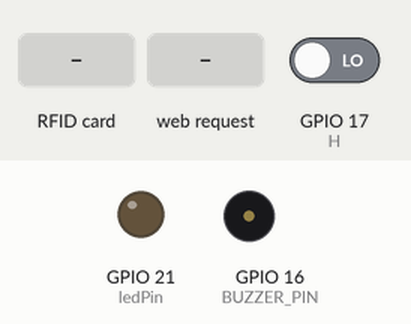
This sketch was run on a simulated ESP32. Parts: output pins drawn as LEDs (lit = HIGH), buzzer (waves = sounding). The inputs (shaded band) are chosen by the test bench; at power-on: GPIO 17 (H) LOW. WiFi joins after 1.5 s; servers stay silent unless stated; uploads are accepted with an empty reply; what the sketch prints to the serial monitor is not drawn.

Above: at 2.7 s.
2.8 s: RFID card F3 F1 A6 03 held to the reader
At 4.0 s:
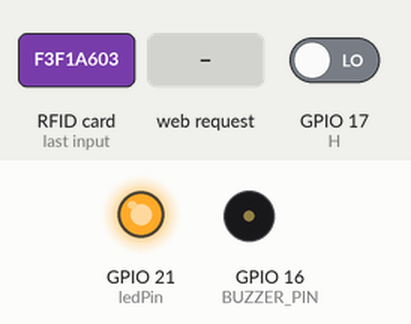
4.3 s: GPIO 17 (H) driven HIGH
6.0 s: HTTP request GET /buzOn received
At 7.0 s:
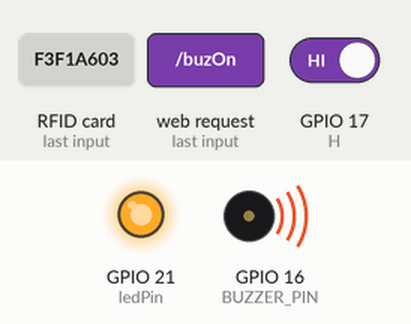
9.0 s: RFID card DD AE 02 24 71 held to the reader
At 10.0 s:
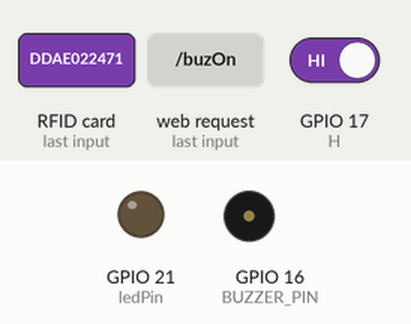
11.2 s: HTTP request GET /operation received
At 12.1 s:
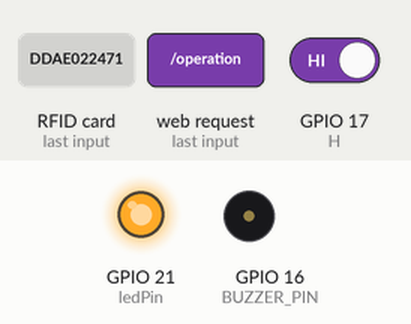
14.2 s: RFID card 5E 7A 19 C4 held to the reader
At 15.2 s:
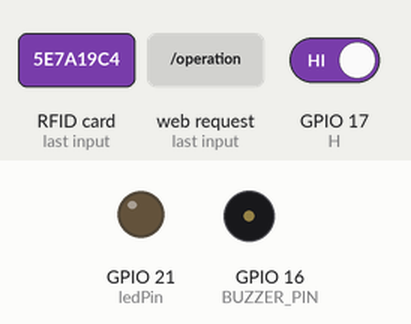
Timing chart, 0 to 16.8 s (numbered marks = the images above; inputs shaded):
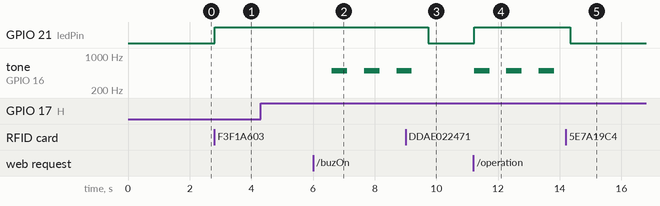

The sketch:

backupVer5.ino
```cpp
/*
기능 :  안드로이드에서 HTTP 요청을 보내 센서 및 부저, led제어
        RFID를 이용한 센서 및 부저, led 제어
*/
//--------------------------------------------------------------------------------------
#include <SPI.h>
#include <MFRC522.h>
#include <WiFi.h>
#include <WiFiClient.h>
#include <WebServer.h>
#include <ESPmDNS.h>
#include <HTTPClient.h>
#include <base64.h>
//--------------------------------------------------------------------------------------

#define ledPin 21     //RED LED
#define SS_PIN 5      //RFID
#define RST_PIN 22    //RFID
#define H 17          //pir 센서
#define BUZZER_PIN 16 //부저

//--------------------------------------------------------------------------------------

WebServer server(80);          //웹서버 포트 : 80
MFRC522 rfid(SS_PIN, RST_PIN); // SS_PIN, RST_PIN

//--------------------------------------------------------------------------------------

String registeredCards[] = {"F3F1A603", "F79A9B60"};  //RFID 지정한 UID

//--------------------------------------------------------------------------------------

unsigned long lastReadTime = 0;           //RFID 읽는 딜레이 간격
const unsigned long readInterval = 1000;  //RFID 읽는 딜레이 간격 1초
bool isLedOn = false;                     //
bool buzzerEnabled = false;               //부저 상태 변경
bool cardDetected = false;                //RFID 상태 변경
bool pirState = LOW;                      // PIR 센서의 현재 상태
bool pirStatePrev = LOW;                  // PIR 센서의 이전 상태

//--------------------------------------------------------------------------------------

const char *ssid = "U+NetC230";           //esp32 접속할 와이파이 이름
const char *password = "DDAE022471";      //esp32 접속할 와이파이 비밀번호
String wifi_ssid = "";                    //안드로이드에서 보낸 문자열을 받아 와이파이 이름 업데이트
String wifi_password = "";                //안드로이드에서 보낸 문자열을 받아 와이파이 비밀번호 업데이트
const char *host = "https://kapi.kakao.com/v2/api/talk/memo/default/send";    //카톡 메시지를 보낼 카톡 API
String access_token;    //카톡으로 메시지를 보내기 access토큰 업데이트

//--------------------------------------------------------------------------------------

#define APP_KEY "7635611997061935e79d9162d7edefe6" //카톡 개발자 연결
#define REFRESH_TOKEN "wuKqM1ddXUXwxv5qxc4GAOrSIHoCONRpIgUKKiVPAAABi0iuIwgh5oEAb4_jFQ" //엑세스토큰을 업데이트

//-----------------------------------------------------------------------------------------------------------------↑설정
//-----------------------------------------------------------------------------------------------------------------↓setup
void setup() {
  Serial.begin(115200);    //Serial 통신
  SPI.begin();             //SPI 초기화 : 장치간의 데이터를 교환
  rfid.PCD_Init();         //RFID 초기화

//--------------------------------------------------------------------------------------↓LED, BUZ, PIR

  pinMode(ledPin, OUTPUT);      // LED
  pinMode(BUZZER_PIN, OUTPUT);  // 부저
  pinMode(H, INPUT);            // PIR

//--------------------------------------------------------------------------------------↓ WIFI status

  //정적 IP주소를 할당함
  IPAddress ip(192, 168, 123, 108);       //연결할 와이파이 주소 할당 ip 192, 168, 123, 108
  IPAddress gateway(192, 168, 123, 1);    //공유기에 접속하기 위한 게이트 설정
  IPAddress subnet(255, 255, 255, 0);     // '''''' 서브넷 설정
  IPAddress dns(8, 8, 8, 8);              //카톡 메시지를 보내기 위한 도메인 설정
  WiFi.config(ip, gateway, subnet, dns);  // 위의 설정들을 저장

//--------------------------------------------------------------------------------------↓led, buz 컨트롤 함수

  ledcSetup(0, 5000, 8);                  //led 컨트롤러 함수 사용하지 않으면 에러남
  ledcAttachPin(BUZZER_PIN, 0);           //부저 컨트롤

//--------------------------------------------------------------------------------------↓시작 문구

  Serial.println("RFID-NFC 태그를 RFID 리더기에 탭.");

//--------------------------------------------------------------------------------------↓WIFI connecting

  WiFi.mode(WIFI_STA);         // 와이파이 모드 설정 클라이언트 모드로 설정
  /*WIFI_OFF: Wi-Fi를 비활성화
    WIFI_STA: Station (클라이언트) 모드로 설정
    WIFI_AP: 액세스 포인트 (AP) 모드로 설정
    WIFI_AP_STA: 동시에 AP 및 Station 모드로 설정.*/
  WiFi.begin(ssid, password);  //Wifi 연결

  while (WiFi.status() != WL_CONNECTED) {   //와이파이 상태가 연결이 될 때 까지 시도
    delay(500);
    Serial.print(".");
  }

  Serial.println("WiFi connected");
  Serial.println(WiFi.localIP());           //연결된 와이파이 이름 프린트

 //--------------------------------------------------------------------------------------↓안드로이드로부터 요청받은 명령 이름 지정

  server.on("/operation", operation);     //주요기능 동작(센서, LED, 등)
  server.on("/ledOff", ledOffMode);   //LED Only OFF
  server.on("/Rst", rest);            //초기상태 모든 것들 OFF
  server.on("/buzOff", bf);           //부저 True상태 변경 val(pir) 값이 1이면 부저 울림
  server.on("/buzOn", bo);            //부저 false상태 변경 val(pir) 값이 1이어도 부저 울리지 않음
  server.on("/setWifi", HTTP_POST, [](){      //WIFI 이름, 비밀번호 상태 변경
    String ssid = server.arg("ssid");         //안드로이드와의 서버 통신으로 와이파이 이름 받아옴
    String password = server.arg("password"); //안드로이드와의 서버 통신으로 와이파이 비밀번호 받아옴
    wifi_ssid = ssid;                         //와이파이 이름 변경
    wifi_password = password;                 //비밀번호 변경
    server.send(200, "text/html", "Wi-Fi 설정 업데이트"); //서버로 텍스트 전송 안드로이드에서 텍스트를 받아 명령 실행
  });

//--------------------------------------------------------------------------------------

  server.begin();   //서버 시작
}
//-----------------------------------------------------------------------------------------------------------------↑setup
//-----------------------------------------------------------------------------------------------------------------↓loop
void loop() {
  server.handleClient();                //서버 요청
  unsigned long currentTime = millis(); //현재 시간을 가져옴 RFID 연속 인식 방지 딜레이

//--------------------------------------------------------------------------------------↓RFID UID 읽고 저장

  //카드가 감지 되면 //127번 괄호 시작
  if (rfid.PICC_IsNewCardPresent()) {
    String cardUID = ""; //감지된 카드 UID를 변수에 저장

    //카드의 UID를 읽어와서
    if (rfid.PICC_ReadCardSerial()) {
      //카드의 UID를 16진수 문자열로 변환하여 저장
      for (byte i = 0; i < rfid.uid.size; i++) {
        cardUID += String(rfid.uid.uidByte[i], HEX);
      }
      cardUID.toUpperCase();  //문자열을 대문자로 저장
      //*Comment : 위에 지정한(25줄) UID가 16진수이면서 대문자임

//--------------------------------------------------------------------------------------↓카드 일치 확인

      bool cardMatched = false;   //등록된 카드와 일치하는지 저장하는 변수

      //인식된 카드가 등록된 카드와 UID가 일치하는지 여부 확인
      for (int i = 0; i < sizeof(registeredCards) / sizeof(registeredCards[0]); i++) {
        if (cardUID.equals(registeredCards[i])) {
          cardMatched = true;   //카드가 일치하면 true로 변경
          break;
        }
      }

//--------------------------------------------------------------------------------------↓ read 상태 변경

      if (cardMatched) {
        cardDetected = true;        //카드 감지
        lastReadTime = currentTime; //마지막으로 카드 읽은 시간을 현재 시간으로 변경
      }

      //일정 시간 경과
      if (currentTime - lastReadTime >= readInterval) {
        cardDetected = !cardDetected;   //정한 시간(1초) 경과 후 카드상태 반전 가능 *연속 태그 방지를 위한 딜레이
        MFRC522::PICC_Type piccType = rfid.PICC_GetType(rfid.uid.sak);    //태그 타입 가져옴
        Serial.print("RFID/NFC tag type: ");
        Serial.println(rfid.PICC_GetTypeName(piccType));    //태그 타입 표시
        lastReadTime = currentTime; //시간을 현재 시간으로 업데이트
      }
    }

  } //127번 괄호 끝
//--------------------------------------------------------------------------------------↓카드 감지 동작

  if (cardDetected) {                     //RFID 카드 인식 상태 True
    int val = digitalRead(H);             //pir값 read
    digitalWrite(ledPin, HIGH);
    cardDetected = true;                  //처음이랑 같은 부분이지만 넣어본 결과 좀 더 정밀하게 작동하는걸 확인함
    if (val == HIGH && buzzerEnabled) {   //val = 1 and buz = true -> 부저음 발생 띠 - 띠
        buz1();
    }
    if(val == HIGH){                          //val = 1 -> access 토큰 업데이트 및 카톡으로 메시지 전송
      if (updateAccessToken()) {              //만약 access토큰이 업데이트 됐다면 메시지 전송
      sendMessage();                          //위 메시지 추가 comment : sendMessage만 사용 가능 단, 6시간마다 토큰을 업데이트 해야하기에
    }                                         //매번 업데이트 할 수 있게 수정
    }
    Serial.println(val);
    delay(100);
  } else {

    digitalWrite(ledPin, LOW);
    isLedOn = false;
    cardDetected = false;
    noTone(BUZZER_PIN);
  }


}
//-----------------------------------------------------------------------------------------------------------------↑loop
//-----------------------------------------------------------------------------------------------------------------↓buz 소리 지정
void buz1() {
  tone(BUZZER_PIN, 500); // 주파수 500Hz
  delay(500);
  noTone(BUZZER_PIN);
}
//-----------------------------------------------------------------------------------------------------------------↑buz 소리 지정
//-----------------------------------------------------------------------------------------------------------------↓senMessage
void sendMessage() {
  HTTPClient http;
  if (!http.begin(host)) {
    Serial.println("\nfailed to begin http\n");
  }
  http.addHeader("Authorization", "Bearer " + access_token);
  http.addHeader("Content-Type", "application/x-www-form-urlencoded");

//--------------------------------------------------------------------------------------↓카톡 메시지 전송
  int http_code;
  String data = "template_object={\"object_type\": \"text\",\"text\": \"감지! 움직임이 감지되었습니다! " + String(millis()) + "\",\"link\": {\"web_url\": \"https://www.naver.com\",\"mobile_web_url\": \"https://www.naver.com\"},\"button_title\": \"Check Now\"}";
  Serial.println(data);
  http_code = http.sendRequest("POST", data);
  Serial.print("HTTP Response code: ");
  Serial.println(http_code);
  String response;
  if (http_code > 0) {
    response = http.getString();
    Serial.println(response);
  }
  http.end();
}

String extractString(String str, String startString, String endString) {
  int index1 = str.indexOf(startString) + startString.length();
  int index2 = str.indexOf(endString, index1);
  String value = str.substring(index1, index2);
  return value;
}

//--------------------------------------------------------------------------------------↓엑세스 토큰 업데이트
bool updateAccessToken() {
  HTTPClient http;
  String url = "https://kauth.kakao.com/oauth/token";
  if (!http.begin(url)) {
    Serial.println("\nfailed to begin http\n");
  }
  int http_code;
  String client_id = String(APP_KEY);
  String refresh_token = String(REFRESH_TOKEN);
  String data = "grant_type=refresh_token&client_id=" + client_id + "&refresh_token=" + refresh_token;
  Serial.println(data);
  http_code = http.POST(data);
  Serial.print("HTTP Response code: ");
  Serial.println(http_code);
  String response;
  if (http_code > 0) {
    response = http.getString();
    Serial.println(response);
    access_token = extractString(response, "{\"access_token\":\"", "\"");
    http.end();
    return true;
  }
  http.end();
  return false;
}
//-----------------------------------------------------------------------------------------------------------------↑senMessage
//-----------------------------------------------------------------------------------------------------------------↓안드로이드 요청 respond(ON)
void operation() {
  server.send(200, "text/html", "정상 작동"); //서버 통신 text를 보내고 결과를 안드로이드에서 받아 원하는 기능 구현
  cardDetected = true; //카드상태를 true로 변경 별도의 코드 없이 카드 enable 상태로 원하는 동작 모두 작동
}
//-----------------------------------------------------------------------------------------------------------------↑안드로이드 요청 respond(ON)
//-----------------------------------------------------------------------------------------------------------------↓안드로이드 요청 respond(OFF)
void ledOffMode() {
  server.send(200, "text/html", "정상 작동(ledOff)");   //263줄 설명
  digitalWrite(ledPin, LOW);                           //led만 끄는게 목적


}
//-----------------------------------------------------------------------------------------------------------------↑안드로이드 요청 respond(OFF)
//-----------------------------------------------------------------------------------------------------------------↓안드로이드 요청 respond(all false)
void rest() {
  server.send(200, "text/html", "초기모드(동작중지)");
  isLedOn = false;
  buzzerEnabled = false;
  cardDetected = false;
}
//-----------------------------------------------------------------------------------------------------------------↑안드로이드 요청 respond(all false)
//-----------------------------------------------------------------------------------------------------------------↓안드로이드 요청 respond(buz On)
void bo() {
  buzzerEnabled = true;
  noTone(BUZZER_PIN);
  server.send(200, "text/html", "경고음 작동");
  delay(100);
}
//-----------------------------------------------------------------------------------------------------------------↑안드로이드 요청 respond(buz On)
//-----------------------------------------------------------------------------------------------------------------↓안드로이드 요청 respond(buz Off)
void bf() {
  buzzerEnabled = false;
  server.send(200, "text/html", "경고음 중지");
}
```

Measured:
- after the input at 2.8 s, GPIO 21 (ledPin): LOW → HIGH at once
- after the input at 4.3 s, every drawn part: stays the same
- after the input at 6.0 s, tone on GPIO 16 (BUZZER_PIN): alternates 500 Hz for 0.50 s and silent for 0.55 s, starting after 0.61 s
- after the input at 9.0 s, GPIO 21 (ledPin): HIGH → LOW after 0.74 s; tone on GPIO 16 (BUZZER_PIN): goes on until 9.2 s, then stays silent
- after the input at 11.2 s, GPIO 21 (ledPin): LOW → HIGH at once; tone on GPIO 16 (BUZZER_PIN): alternates 500 Hz for 0.50 s and silent for 0.55 s, starting at once
- after the input at 14.2 s, GPIO 21 (ledPin): HIGH → LOW after 0.15 s; tone on GPIO 16 (BUZZER_PIN): stops changing and stays silent
